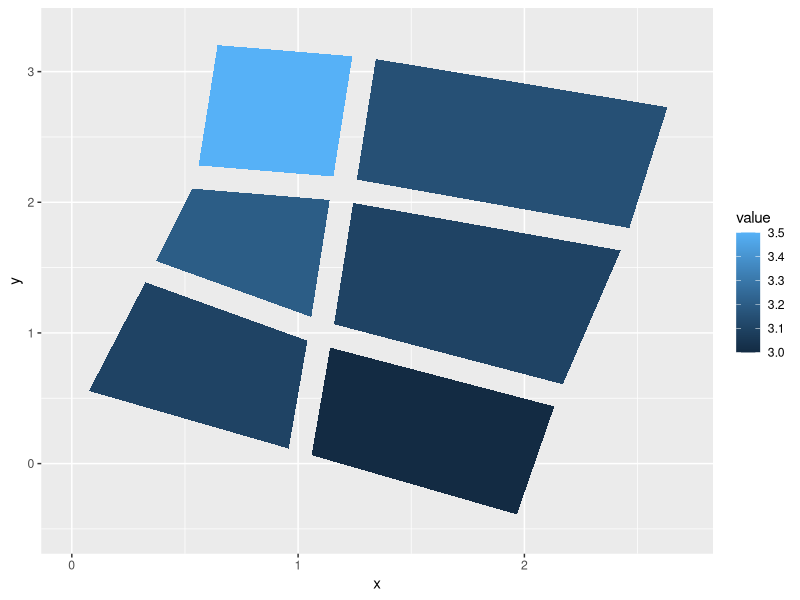
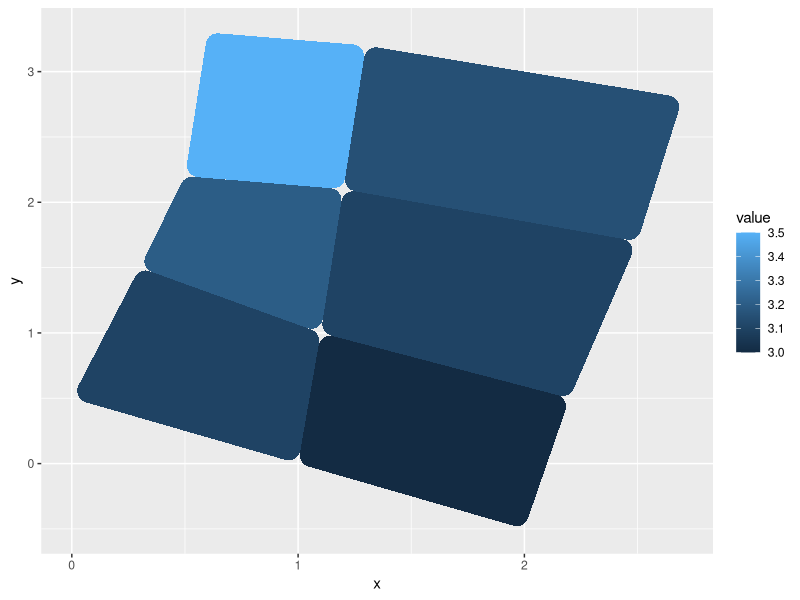
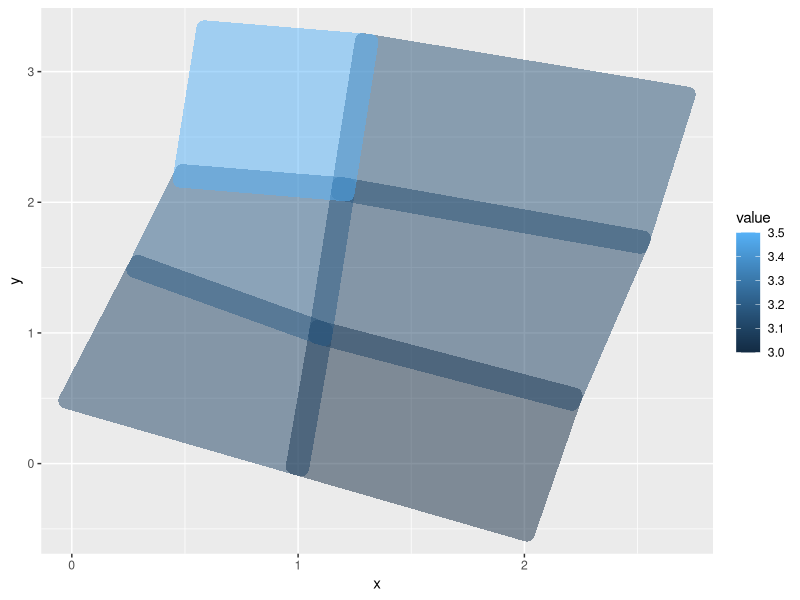
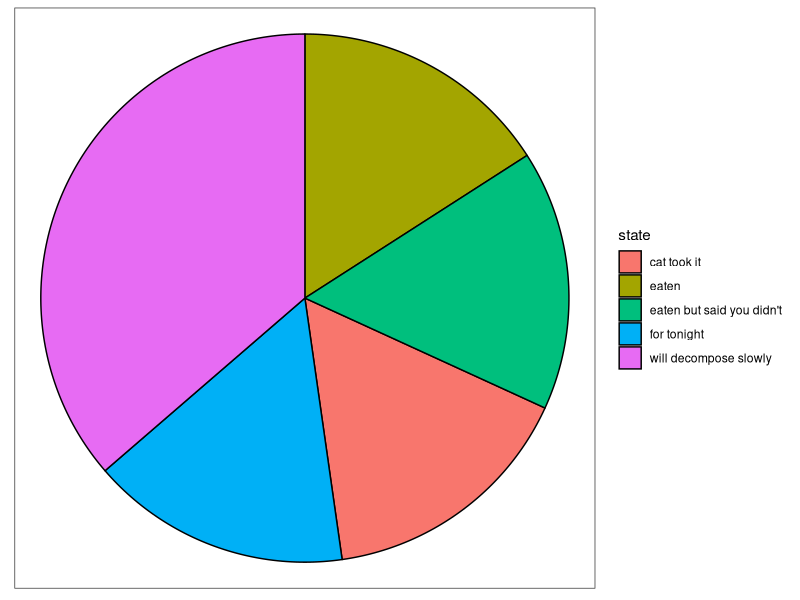
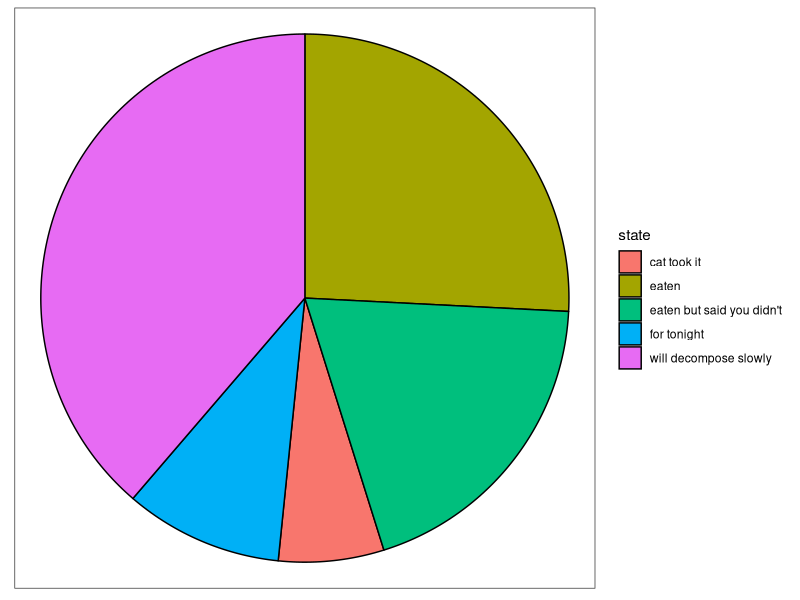
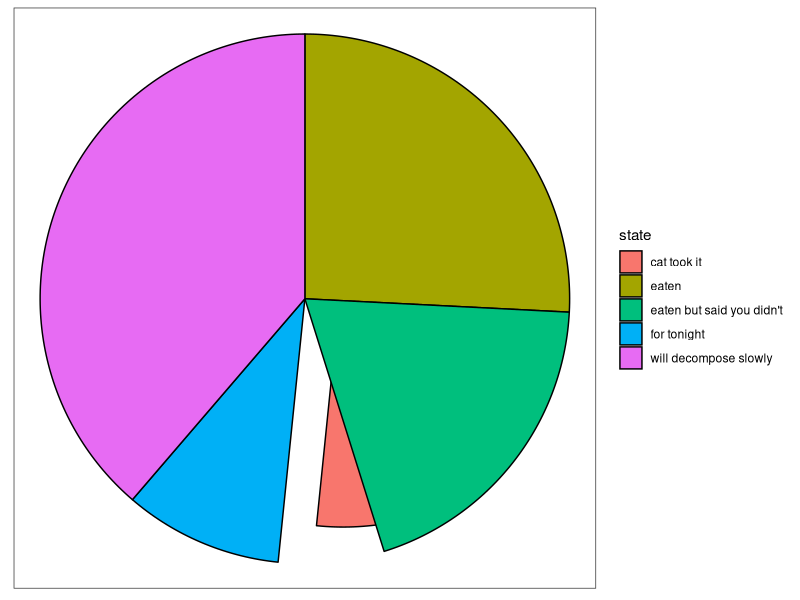
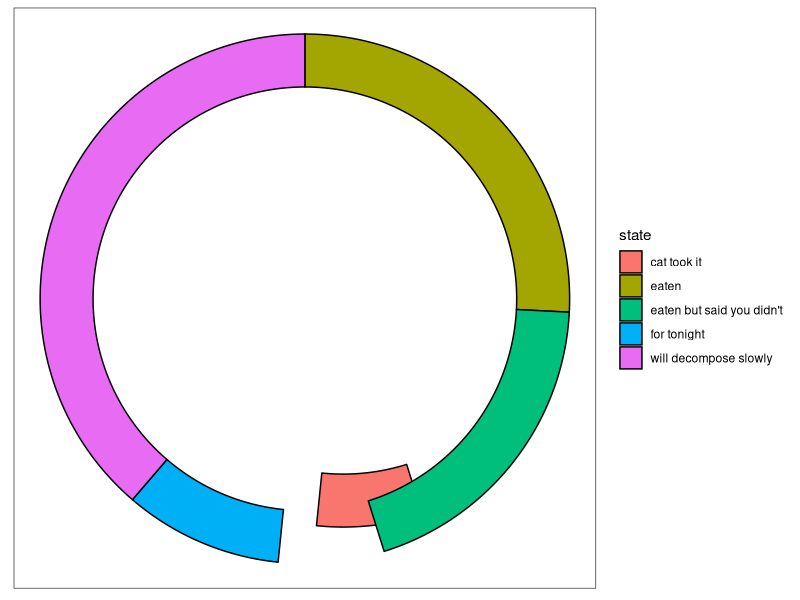
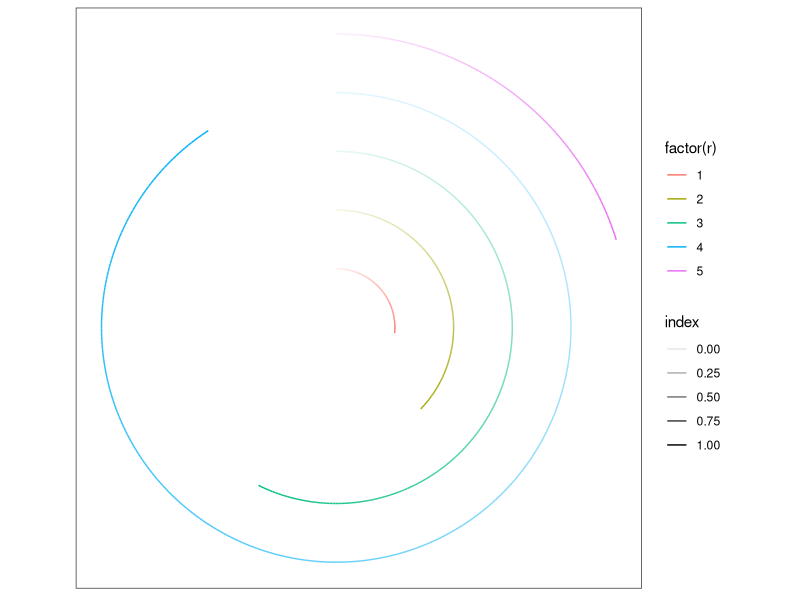

The R script that drew these images, in order: (Note: this script raises an error after producing the figures.)
## ---- chunk 1
library(ggforce)
set.seed(1)
## ---- chunk 2
# Adapted from geom_polygon documentation
ids <- factor(c("1.1", "2.1", "1.2", "2.2", "1.3", "2.3"))

values <- data.frame(
  id = ids,
  value = c(3, 3.1, 3.1, 3.2, 3.15, 3.5)
)

positions <- data.frame(
  id = rep(ids, each = 4),
  x = c(2, 1, 1.1, 2.2, 1, 0, 0.3, 1.1, 2.2, 1.1, 1.2, 2.5, 1.1, 0.3,
  0.5, 1.2, 2.5, 1.2, 1.3, 2.7, 1.2, 0.5, 0.6, 1.3),
  y = c(-0.5, 0, 1, 0.5, 0, 0.5, 1.5, 1, 0.5, 1, 2.1, 1.7, 1, 1.5,
  2.2, 2.1, 1.7, 2.1, 3.2, 2.8, 2.1, 2.2, 3.3, 3.2)
)

datapoly <- merge(values, positions, by = c("id"))

ggplot(datapoly, aes(x = x, y = y)) +
  geom_shape(aes(fill = value, group = id), expand = unit(-3, 'mm'))
ggplot(datapoly, aes(x = x, y = y)) +
  geom_shape(aes(fill = value, group = id), radius = unit(3, 'mm'))
ggplot(datapoly, aes(x = x, y = y)) +
  geom_shape(aes(fill = value, group = id), expand = unit(3, 'mm'), radius = unit(2, 'mm'), alpha = 0.5)
## ---- chunk 3
# We'll start by defining some dummy data
pie <- data.frame(
    state = c('eaten', 'eaten but said you didn\'t', 'cat took it', 
              'for tonight', 'will decompose slowly'),
    focus = c(0.2, 0, 0, 0, 0),
    start = c(0, 1, 2, 3, 4),
    end = c(1, 2, 3, 4, 2*pi),
    amount = c(4,3, 1, 1.5, 6),
    stringsAsFactors = FALSE
)

p <- ggplot() + theme_no_axes() + coord_fixed()

# For low level control you define the start and end angles yourself
p + geom_arc_bar(aes(x0 = 0, y0 = 0, r0 = 0, r = 1, start = start, end = end, 
                     fill = state),
                 data = pie)

# But often you'll have values associated with each wedge. Use stat_pie then
p + geom_arc_bar(aes(x0 = 0, y0 = 0, r0 = 0, r = 1, amount = amount, 
                     fill = state),
                 data = pie, stat = 'pie')

# The wedges can be exploded away from the centre using the explode aesthetic
p + geom_arc_bar(aes(x0 = 0, y0 = 0, r0 = 0, r = 1, amount = amount, 
                     fill = state, explode = focus),
                 data = pie, stat = 'pie')

# And a donut can be made by setting r0 to something > 0
p + geom_arc_bar(aes(x0 = 0, y0 = 0, r0 = 0.8, r = 1, amount = amount, 
                     fill = state, explode = focus),
                 data = pie, stat = 'pie')
## ---- chunk 4
arcs <- data.frame(
    start = 0,
    end = runif(5) * 2*pi,
    r = seq_len(5)
)
p <- ggplot() + theme_no_axes() + coord_fixed()

p + geom_arc(aes(x0 = 0, y0 = 0, r = r, start = start, end = end, 
                 alpha = ..index.., colour = factor(r)), data = arcs)

# The 0 version will not properly expand the axes, as their extend is only
# known at draw time
p + geom_arc0(aes(x0 = 0, y0 = 0, r = r, start = start, end = end, 
                 colour = factor(r)), data = arcs, ncp = 50)

# The 2 version allow you to create gradients, but the input data format is
# different
arcs <- rbind(data.frame(end = 0, r = 1:5), arcs[, c('end', 'r')])
arcs$col <- sample(5, 10, TRUE)
p + geom_arc2(aes(x0 = 0, y0 = 0, r = r, group = r, end = end, 
                  colour = factor(col)), data = arcs, size = 3)

## ---- chunk 5
# Here are some data describing some circles
circles <- data.frame(
    x0 = rep(1:3, 2),
    y0 =  rep(1:2, each=3),
    r = seq(0.1, 1, length.out = 6)
)
ggplot() + geom_circle(aes(x0=x0, y0=y0, r=r, fill=r), data=circles)

# As it is related to the coordinate system, coord_fixed() is needed to ensure
# true circularity
ggplot() + geom_circle(aes(x0=x0, y0=y0, r=r, fill=r), data=circles) +
    coord_fixed()

# Use n to set the smoothness of the circle
ggplot() + geom_circle(aes(x0=x0, y0=y0, r=r, fill=r), data=circles, n=10) +
    coord_fixed()
## ---- chunk 6
# Basic usage
ggplot() +
  geom_ellipse(aes(x0 = 0, y0 = 0, a = 10, b = 3, angle = 0)) +
  coord_fixed()

# Rotation
# Note that it expects radians and rotates the ellipse counter-clockwise
ggplot() +
  geom_ellipse(aes(x0 = 0, y0 = 0, a = 10, b = 3, angle = pi/4)) +
  coord_fixed()
## ---- chunk 7
links <- data.frame(
    x = 0, y = 0, xend = runif(10), yend = runif(10)
)
ggplot() + geom_link(aes(x = x, y = y, xend = xend, yend = yend, 
                         alpha = ..index..), data = links)

# The 2 version also allows for drawing paths
links2 <- data.frame(
    x = runif(10), y = runif(10), group = rep(c(1,2), each = 5), 
    colour = sample(5, 10, TRUE)
)
ggplot() + geom_link2(aes(x = x, y = y, group = group, colour = factor(colour)), 
                      data = links2)
## ---- chunk 8
beziers <- data.frame(
    x = c(1, 2, 3, 4, 4, 6, 6),
    y = c(0, 2, 0, 0, 2, 2, 0),
    type = rep(c('cubic', 'quadratic'), c(3, 4)),
    point = c('end', 'control', 'end', 'end', 'control', 'control', 'end')
)
help_lines <- data.frame(
    x = c(1, 3, 4, 6),
    xend = c(2, 2, 4, 6),
    y = 0,
    yend = 2
)
ggplot() + geom_segment(aes(x = x, xend = xend, y = y, yend = yend), 
                        data = help_lines, 
                        arrow = arrow(length = unit(c(0, 0, 0.5, 0.5), 'cm')), 
                        colour = 'grey') + 
    geom_bezier(aes(x= x, y = y, group = type, linetype = type), 
                data = beziers) + 
    geom_point(aes(x = x, y = y, colour = point), data = beziers)
## ---- chunk 9
data <- data.frame(
  x = rep(0, 10),
  y = 1:10,
  xend = 1:10,
  yend = 2:11
)
ggplot(data) +
  geom_diagonal(aes(x, y, xend = xend, yend = yend))
## ---- chunk 10
data <- data.frame(
  x = c(1, 2, 2, 1, 2, 3, 3, 2),
  y = c(1, 2, 3, 2, 3, 1, 2, 5),
  group = c(1, 1, 1, 1, 2, 2, 2, 2)
)
ggplot(data) +
  geom_diagonal_wide(aes(x, y, group = group), 
                     colour = 'black', fill = 'steelblue', radius = 0.01)
## ---- chunk 11
data <- reshape2::melt(Titanic)
head(data)
data <- gather_set_data(data, 1:4)
head(data)
ggplot(data, aes(x, id = id, split = y, value = value)) +
  geom_parallel_sets(aes(fill = Sex), alpha = 0.3, axis.width = 0.1) +
  geom_parallel_sets_axes(axis.width = 0.1) +
  geom_parallel_sets_labels(colour = 'white')
## ---- chunk 12
spline <- data.frame(
    x = runif(5), y = runif(5), group = 1
)
ggplot(spline) + geom_path(aes(x = x, y = y, group = group), colour = 'grey') + 
    geom_bspline(aes(x = x, y = y, group = group)) + 
    geom_point(aes(x = x, y = y))
## ---- chunk 13
###Sample gaussian distributions with 1, 2 and 3 modes.
df <- data.frame(
  "Distribution" = c(rep("Unimodal", 500),
                     rep("Bimodal", 250),
                     rep("Trimodal", 600)),
  "Value" = c(rnorm(500, 6, 1),
              rnorm(200, 3, .7), rnorm(50, 7, 0.4),
              rnorm(200, 2, 0.7), rnorm(300, 5.5, 0.4), rnorm(100, 8, 0.4))
)

# Reorder levels
df$Distribution <- factor(df$Distribution,
                          levels(df$Distribution)[c(3, 1, 2)])

p <- ggplot(df, aes(Distribution, Value))
p + geom_violin(aes(fill = Distribution))
p + geom_sina(aes(color = Distribution), size = 1)
## ---- chunk 14
ggplot() +
  geom_spiro(aes(R = 10, r = 3, d = 5))
# Only draw a portion
ggplot() +
  geom_spiro(aes(R = 10, r = 3, d = 5), revolutions = 1.2)
# Let the inner gear circle the outside of the outer gear
ggplot() +
  geom_spiro(aes(R = 10, r = 3, d = 5, outer = TRUE))
## ---- chunk 15
# Standard facetting
ggplot(diamonds) +
  geom_point(aes(carat, price), alpha = 0.1) +
  facet_wrap(~cut:clarity, ncol = 3)

# Pagination
ggplot(diamonds) +
  geom_point(aes(carat, price), alpha = 0.1) +
  facet_wrap_paginate(~cut:clarity, ncol = 3, nrow = 3, page = 1)

# Works with grid as well
ggplot(diamonds) +
  geom_point(aes(carat, price), alpha = 0.1) +
  facet_grid_paginate(color~cut:clarity, ncol = 3, nrow = 3, page = 4)
## ---- chunk 16
p <- ggplot(diamonds) +
  geom_point(aes(carat, price), alpha = 0.1) +
  facet_wrap_paginate(~cut:clarity, ncol = 3, nrow = 3, page = 1)
n_pages(p)
## ---- chunk 17
ggplot(iris, aes(Petal.Length, Petal.Width, colour = Species)) +
    geom_point() +
    facet_zoom(x = Species == "versicolor")
## ---- chunk 18
ggplot(iris, aes(Petal.Length, Petal.Width, colour = Species)) +
    geom_point() +
    facet_zoom(y = Species == "versicolor")
## ---- chunk 19
# Zoom in on versicolor on both axes
ggplot(iris, aes(Petal.Length, Petal.Width, colour = Species)) +
    geom_point() +
    facet_zoom(xy = Species == "versicolor")
# Use different zoom criteria on each axis
ggplot(iris, aes(Petal.Length, Petal.Width, colour = Species)) +
    geom_point() +
    facet_zoom(x = Species != 'setosa', y = Species == 'versicolor')
## ---- chunk 20
ggplot(iris, aes(Petal.Length, Petal.Width, colour = Species)) +
    geom_point() +
    facet_zoom(x = Species != 'setosa', y = Species == 'versicolor', 
               split = TRUE)
## ---- chunk 21
volcano3d <- structure(reshape2::melt(volcano), names = c('x', 'y', 'z'))

ggplot() + 
    stat_contour(aes(x, y, z = z), data = cbind(volcano3d, zoom = FALSE), geom = 'contour', colour = 'grey20') + 
    stat_contour(aes(x, y, z = z, fill = ..level..), data = cbind(volcano3d, zoom = TRUE), geom = 'polygon', bins = 30) + 
    facet_zoom(xlim = c(25, 50), ylim = c(20, 40), horizontal = FALSE, zoom.data = zoom, split = T) + 
    scale_fill_distiller(direction = 1, palette = 2) + 
    theme_minimal() + 
    theme(zoom = element_rect(fill = 'grey75', colour = NA), validate = FALSE)
## ---- chunk 22
ggplot(mtcars) + 
    geom_point(aes(mpg, disp, depth = wt)) + 
    scale_depth(range = c(0, 0.2)) + 
    facet_stereo()
## ---- chunk 23
ggplot(mtcars) + 
    geom_point(aes(mpg, disp, depth = wt, colour = wt, size = wt)) + 
    scale_size(range = c(1.5, 3)) + 
    scale_color_gradient(low = 'grey70', high = 'black') + 
    facet_stereo()
## ---- chunk 24
p3 <- power_trans(3)
p3
p3$transform(1:5)
ggplot(mtcars) + geom_point(aes(mpg, cyl)) + scale_y_continuous(trans = p3)
## ---- chunk 25
p3r <- trans_reverser(p3)
p3r
ggplot(mtcars) + geom_point(aes(mpg, cyl)) + scale_y_continuous(trans = p3r)
## ---- chunk 26
line <- data.frame(
    x = seq(0, 10, length.out = 100), 
    y = seq(0, 10, length.out = 100)
)
r_trans <- radial_trans(r.range = c(0, 1), a.range = c(0, 2))
spiral <- r_trans$transform(r = line$x, a = line$y)
ggplot() + geom_path(aes(x, y), data = line, colour = 'red') + 
    geom_path(aes(x, y), data = spiral, colour = 'green')
## ---- chunk 27
# parameterized rotation and translation, fixed shearing
trans <- linear_trans(rotate(a), shear(1, 0), translate(x1, y1))
square <- data.frame(x = c(0, 0, 1, 1), y = c(0, 1, 1, 0))
square2 <- trans$transform(square$x, square$y, a = pi/3, x1 = 4, y1 = 8)
square3 <- trans$transform(square$x, square$y, a = pi/1.5, x1 = 2, y1 = -6)
square_all <- rbind(square, square2, square3)
square_all$group <- rep(1:3, each = 4)
ggplot(square_all, aes(x, y, group = group)) +
    geom_polygon(aes(fill = factor(group)), colour = 'black')
## ---- chunk 28
library(units)
miles <- as_units('miles')
gallon <- as_units('gallon')
horsepower <- as_units('horsepower')
mtcars$consumption <- mtcars$mpg * (miles/gallon)
mtcars$power <- mtcars$hp * horsepower

ggplot(mtcars) +
    geom_point(aes(power, consumption))
## ---- chunk 29
ggplot(mtcars) +
    geom_point(aes(power, 1/consumption))
## ---- chunk 30
ggplot(mtcars) +
    geom_point(aes(power, consumption)) +
    scale_x_unit(unit = 'W') +
    scale_y_unit(unit = 'km/l')
## ---- chunk 31
rocketData <- data.frame(
  x = c(1,1,2,2),
  y = c(1,2,2,3)
)
rocketData <- do.call(rbind, lapply(seq_len(500)-1, function(i) {
  rocketData$y <- rocketData$y - c(0,i/500);
  rocketData$group <- i+1;
  rocketData
}))
rocketData2 <- data.frame(
  x = c(2, 2.25, 2),
  y = c(2, 2.5, 3)
)
rocketData2 <- do.call(rbind, lapply(seq_len(500)-1, function(i) {
  rocketData2$x[2] <- rocketData2$x[2] - i*0.25/500;
  rocketData2$group <- i+1 + 500;
  rocketData2
}))
ggplot() + geom_link(aes(x=2, y=2, xend=3, yend=3, alpha=..index..,
                     size = ..index..), colour='goldenrod', n=500) +
           geom_bezier(aes(x=x, y=y, group=group, colour=..index..),
                       data=rocketData) +
           geom_bezier(aes(x=y, y=x, group=group, colour=..index..),
                       data=rocketData) +
           geom_bezier(aes(x=x, y=y, group=group, colour=1),
                       data=rocketData2) +
           geom_bezier(aes(x=y, y=x, group=group, colour=1),
                       data=rocketData2) +
           geom_text(aes(x=1.65, y=1.65, label='ggplot2', angle=45),
                     colour='white', size=15) +
           coord_fixed() +
           scale_x_reverse() +
           scale_y_reverse() +
           scale_alpha(range=c(1, 0), guide='none') +
           scale_size_continuous(range=c(20, 0.1), trans='exp',
                                 guide='none') +
           scale_color_continuous(guide='none') +
           xlab('') + ylab('') +
           ggtitle('ggforce: Accelerating ggplot2') +
           theme(plot.title = element_text(size = 20))
## ---- chunk 32
sessioninfo::session_info()
